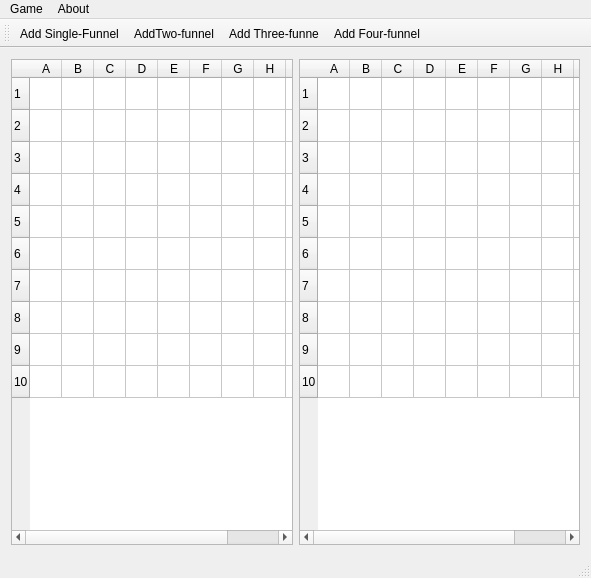
<?xml version="1.0" encoding="UTF-8"?>
<ui version="4.0">
 <class>GlowneOkno</class>
 <widget class="QMainWindow" name="GlowneOkno">
  <property name="geometry">
   <rect>
    <x>0</x>
    <y>0</y>
    <width>591</width>
    <height>578</height>
   </rect>
  </property>
  <property name="windowTitle">
   <string>GlowneOkno</string>
  </property>
  <widget class="QWidget" name="centralWidget">
   <layout class="QHBoxLayout" name="horizontalLayout">
    <item>
     <widget class="QTableWidget" name="gracz1Table">
      <property name="minimumSize">
       <size>
        <width>0</width>
        <height>0</height>
       </size>
      </property>
      <attribute name="horizontalHeaderDefaultSectionSize">
       <number>32</number>
      </attribute>
      <attribute name="horizontalHeaderMinimumSectionSize">
       <number>32</number>
      </attribute>
      <attribute name="verticalHeaderDefaultSectionSize">
       <number>32</number>
      </attribute>
      <attribute name="verticalHeaderMinimumSectionSize">
       <number>32</number>
      </attribute>
      <row>
       <property name="text">
        <string>1</string>
       </property>
      </row>
      <row>
       <property name="text">
        <string>2</string>
       </property>
      </row>
      <row>
       <property name="text">
        <string>3</string>
       </property>
      </row>
      <row>
       <property name="text">
        <string>4</string>
       </property>
      </row>
      <row>
       <property name="text">
        <string>5</string>
       </property>
      </row>
      <row>
       <property name="text">
        <string>6</string>
       </property>
      </row>
      <row>
       <property name="text">
        <string>7</string>
       </property>
      </row>
      <row>
       <property name="text">
        <string>8</string>
       </property>
      </row>
      <row>
       <property name="text">
        <string>9</string>
       </property>
      </row>
      <row>
       <property name="text">
        <string>10</string>
       </property>
      </row>
      <column>
       <property name="text">
        <string>A</string>
       </property>
      </column>
      <column>
       <property name="text">
        <string>B</string>
       </property>
      </column>
      <column>
       <property name="text">
        <string>C</string>
       </property>
      </column>
      <column>
       <property name="text">
        <string>D</string>
       </property>
      </column>
      <column>
       <property name="text">
        <string>E</string>
       </property>
      </column>
      <column>
       <property name="text">
        <string>F</string>
       </property>
      </column>
      <column>
       <property name="text">
        <string>G</string>
       </property>
      </column>
      <column>
       <property name="text">
        <string>H</string>
       </property>
      </column>
      <column>
       <property name="text">
        <string>I</string>
       </property>
      </column>
      <column>
       <property name="text">
        <string>J</string>
       </property>
      </column>
     </widget>
    </item>
    <item>
     <widget class="QTableWidget" name="gracz2Table">
      <property name="minimumSize">
       <size>
        <width>0</width>
        <height>0</height>
       </size>
      </property>
      <property name="editTriggers">
       <set>QAbstractItemView::NoEditTriggers</set>
      </property>
      <attribute name="horizontalHeaderDefaultSectionSize">
       <number>32</number>
      </attribute>
      <attribute name="horizontalHeaderMinimumSectionSize">
       <number>32</number>
      </attribute>
      <attribute name="verticalHeaderDefaultSectionSize">
       <number>32</number>
      </attribute>
      <attribute name="verticalHeaderMinimumSectionSize">
       <number>32</number>
      </attribute>
      <row>
       <property name="text">
        <string>1</string>
       </property>
      </row>
      <row>
       <property name="text">
        <string>2</string>
       </property>
      </row>
      <row>
       <property name="text">
        <string>3</string>
       </property>
      </row>
      <row>
       <property name="text">
        <string>4</string>
       </property>
      </row>
      <row>
       <property name="text">
        <string>5</string>
       </property>
      </row>
      <row>
       <property name="text">
        <string>6</string>
       </property>
      </row>
      <row>
       <property name="text">
        <string>7</string>
       </property>
      </row>
      <row>
       <property name="text">
        <string>8</string>
       </property>
      </row>
      <row>
       <property name="text">
        <string>9</string>
       </property>
      </row>
      <row>
       <property name="text">
        <string>10</string>
       </property>
      </row>
      <column>
       <property name="text">
        <string>A</string>
       </property>
      </column>
      <column>
       <property name="text">
        <string>B</string>
       </property>
      </column>
      <column>
       <property name="text">
        <string>C</string>
       </property>
      </column>
      <column>
       <property name="text">
        <string>D</string>
       </property>
      </column>
      <column>
       <property name="text">
        <string>E</string>
       </property>
      </column>
      <column>
       <property name="text">
        <string>F</string>
       </property>
      </column>
      <column>
       <property name="text">
        <string>G</string>
       </property>
      </column>
      <column>
       <property name="text">
        <string>H</string>
       </property>
      </column>
      <column>
       <property name="text">
        <string>I</string>
       </property>
      </column>
      <column>
       <property name="text">
        <string>J</string>
       </property>
      </column>
     </widget>
    </item>
   </layout>
  </widget>
  <widget class="QMenuBar" name="menuBar">
   <property name="geometry">
    <rect>
     <x>0</x>
     <y>0</y>
     <width>591</width>
     <height>25</height>
    </rect>
   </property>
   <widget class="QMenu" name="menuGra">
    <property name="title">
     <string>Game</string>
    </property>
    <addaction name="actionNew_Game"/>
    <addaction name="actionExit"/>
   </widget>
   <widget class="QMenu" name="menuO_grze">
    <property name="title">
     <string>About</string>
    </property>
    <addaction name="actionAbout_QT"/>
    <addaction name="actionAbout_Game"/>
   </widget>
   <addaction name="menuGra"/>
   <addaction name="menuO_grze"/>
  </widget>
  <widget class="QToolBar" name="mainToolBar">
   <attribute name="toolBarArea">
    <enum>TopToolBarArea</enum>
   </attribute>
   <attribute name="toolBarBreak">
    <bool>false</bool>
   </attribute>
   <addaction name="actionDodaj_Jednomasztowca"/>
   <addaction name="actionAddTwo_funnel"/>
   <addaction name="actionAdd_Three_funne"/>
   <addaction name="actionAdd_Four_funnel"/>
  </widget>
  <widget class="QStatusBar" name="statusBar"/>
  <action name="actionNew_Game">
   <property name="icon">
    <iconset resource="zasoby.qrc">
     <normaloff>:/new/akcje/Icony/actions/document-new.svg</normaloff>:/new/akcje/Icony/actions/document-new.svg</iconset>
   </property>
   <property name="text">
    <string>New Game</string>
   </property>
   <property name="toolTip">
    <string> Start new game</string>
   </property>
  </action>
  <action name="actionExit">
   <property name="icon">
    <iconset resource="zasoby.qrc">
     <normaloff>:/new/akcje/Icony/actions/application-exit.svg</normaloff>:/new/akcje/Icony/actions/application-exit.svg</iconset>
   </property>
   <property name="text">
    <string>Exit</string>
   </property>
   <property name="toolTip">
    <string>Exit game</string>
   </property>
  </action>
  <action name="actionDodaj_Jednomasztowca">
   <property name="icon">
    <iconset resource="zasoby.qrc">
     <normaloff>:/new/statki/jeden</normaloff>:/new/statki/jeden</iconset>
   </property>
   <property name="text">
    <string>Add Single-Funnel</string>
   </property>
   <property name="toolTip">
    <string>Dodaje  jednomasztowca do planszy</string>
   </property>
  </action>
  <action name="actionAddTwo_funnel">
   <property name="icon">
    <iconset resource="zasoby.qrc">
     <normaloff>:/new/statki/dwa</normaloff>:/new/statki/dwa</iconset>
   </property>
   <property name="text">
    <string>AddTwo-funnel</string>
   </property>
   <property name="toolTip">
    <string>add two-funnel to map</string>
   </property>
  </action>
  <action name="actionAdd_Three_funne">
   <property name="icon">
    <iconset resource="zasoby.qrc">
     <normaloff>:/new/statki/trzy</normaloff>:/new/statki/trzy</iconset>
   </property>
   <property name="text">
    <string>Add Three-funne</string>
   </property>
   <property name="toolTip">
    <string>add three-funne to map</string>
   </property>
  </action>
  <action name="actionAdd_Four_funnel">
   <property name="icon">
    <iconset resource="zasoby.qrc">
     <normaloff>:/new/statki/cztery</normaloff>:/new/statki/cztery</iconset>
   </property>
   <property name="text">
    <string>Add Four-funnel</string>
   </property>
   <property name="toolTip">
    <string>add four-funnel to map</string>
   </property>
  </action>
  <action name="actionAbout_QT">
   <property name="text">
    <string>About QT</string>
   </property>
  </action>
  <action name="actionAbout_Game">
   <property name="text">
    <string>About Game</string>
   </property>
  </action>
 </widget>
 <layoutdefault spacing="6" margin="11"/>
 <resources>
  <include location="zasoby.qrc"/>
 </resources>
 <connections/>
</ui>
